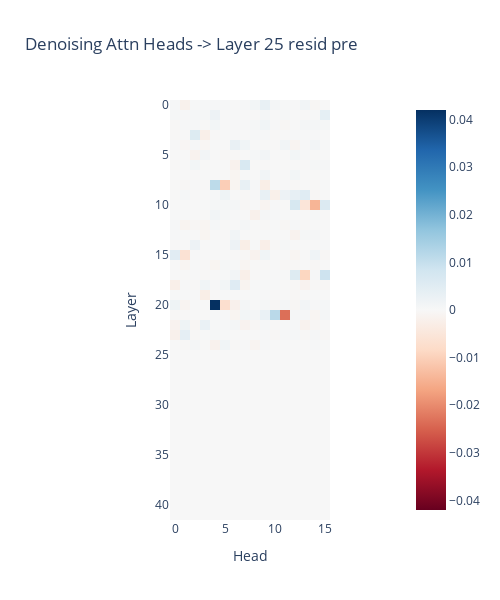

The notebook cell this image was saved under:
### Code cell
imshow(
    noise_attn_enrichment_results['z'], 
    width=500, 
    height=600, 
    title="Denoising Attn Heads -> Layer 25 resid pre", 
    labels={"x": "Head", "y": "Layer"},
    margin={'r': 100, 'l': 100}
)

### Figure 1 — Plotly figure (JSON) as saved in the notebook; plotly's stock layout.template omitted (floating-point values rounded to 4 significant figures; data arrays with more than 128 entries replaced by an {"elided": "..."} marker saying what was removed)
{"data": [{"coloraxis": "coloraxis", "hovertemplate": "Head: %{x}<br>Layer: %{y}<br>color: %{z}<extra></extra>", "name": "0", "type": "heatmap", "xaxis": "x", "yaxis": "y", "z": {"elided": "42x16 float values"}}], "layout": {"coloraxis": {"cmid": 0, "colorscale": [[0, "rgb(103,0,31)"], [0.1, "rgb(178,24,43)"], [0.2, "rgb(214,96,77)"], [0.3, "rgb(244,165,130)"], [0.4, "rgb(253,219,199)"], [0.5, "rgb(247,247,247)"], [0.6, "rgb(209,229,240)"], [0.7, "rgb(146,197,222)"], [0.8, "rgb(67,147,195)"], [0.9, "rgb(33,102,172)"], [1, "rgb(5,48,97)"]]}, "height": 600, "margin": {"l": 100, "r": 100}, "title": {"text": "Denoising Attn Heads -> Layer 25 resid pre"}, "width": 500, "xaxis": {"anchor": "y", "constrain": "domain", "domain": [0, 1], "scaleanchor": "y", "title": {"text": "Head"}}, "yaxis": {"anchor": "x", "autorange": "reversed", "constrain": "domain", "domain": [0, 1], "title": {"text": "Layer"}}}}
